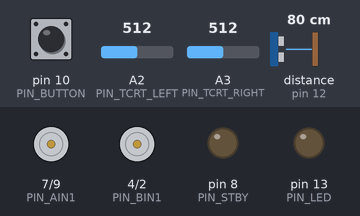
Recording of a program running on a simulated Arduino Nano, built with avr-gcc and run on an emulated ATmega328P. Shown: motor-driver pin pairs drawn as motors (green arrow = first pin HIGH = forward, orange = second pin HIGH = backward, longer = more drive, scaled by the enable pin, stopped while the standby pin is LOW), output pins drawn as LEDs (lit = HIGH). Wiring (inferred from the names in the program): ultrasonic range finder: trigger pin 11; echo pin 12. Dashed ring = blinking. The inputs (shaded band) are chosen by the test bench; at power-on: pin 10 (PIN_BUTTON) HIGH, A2 (PIN_TCRT_LEFT) = 512, A3 (PIN_TCRT_RIGHT) = 512, distance to the obstacle (sensor on pin 12) 80 cm. The echo pulse lasts 58.3 µs per cm; pins used as bus, display or sensor lines are not drawn.

Above: at 1.2 s.
1.3 s: pin 10 (PIN_BUTTON) pulled LOW for 0.15 s
At 1.55 s:
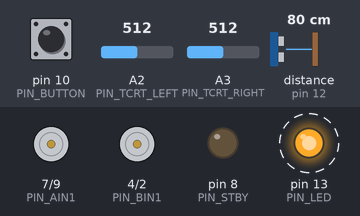
4.4 s: A2 (PIN_TCRT_LEFT) set to 408
At 7.1 s:
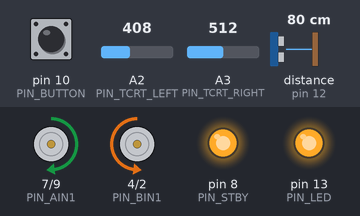
7.4 s: A2 (PIN_TCRT_LEFT) set to 384
At 7.58 s:
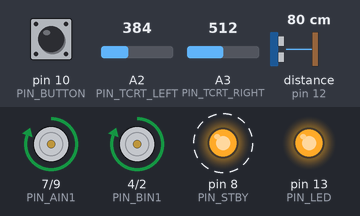
Timing chart, 0 to 16.4 s (numbered marks = the images above; inputs shaded):
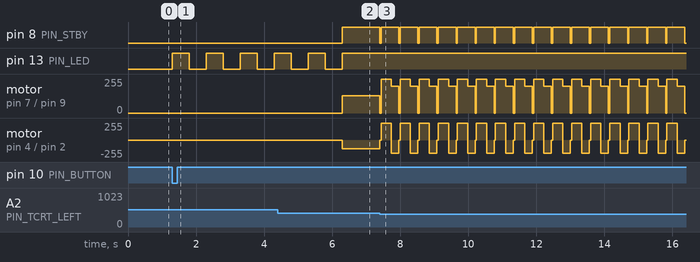

The program:

main.cpp
```cpp
#include <Arduino.h>
#include "pins.h"
#include "motors.h"
#include "line_sensors.h"
#include "ultrasonic.h"
#include "countdown.h"
#include "fsm.h"

void setup() {
    motorsInit();
    lineSensorsInit();
    ultrasonicInit();
    countdownInit();
    fsmInit();
}

void loop() {
    countdownUpdate();
    ultrasonicUpdate();
    fsmUpdate();
}
```

countdown.h
```cpp
#ifndef COUNTDOWN_H
#define COUNTDOWN_H

#include <stdint.h>
#include <stdbool.h>

#define COUNTDOWN_DURATION_MS 5000UL
#define COUNTDOWN_LED_BLINK_INTERVAL_MS 500UL

enum CountdownState {
    COUNTDOWN_IDLE,
    COUNTDOWN_RUNNING,
    COUNTDOWN_COMPLETE
};

/**
 * Configure button pin as INPUT_PULLUP and LED pin as OUTPUT.
 */
void countdownInit(void);

/**
 * Manually trigger the start of the 5000 ms countdown.
 */
void countdownStart(void);

/**
 * Non-blocking loop update: checks button trigger, tracks remaining time,
 * toggles LED at 1 Hz during countdown, and drives LED solid ON upon completion.
 */
void countdownUpdate(void);

/**
 * Returns true if countdown is actively running.
 */
bool countdownIsRunning(void);

/**
 * Returns true if countdown has completed and robot is in active combat.
 */
bool countdownIsComplete(void);

/**
 * Returns current countdown state enum.
 */
CountdownState countdownGetState(void);

/**
 * Returns remaining countdown time in milliseconds.
 */
unsigned long countdownGetRemainingMs(void);

#endif // COUNTDOWN_H
```

fsm.h
```cpp
#ifndef FSM_H
#define FSM_H

#include <stdint.h>
#include <stdbool.h>

#define PIVOT_SCAN_PWM 130
#define APPROACH_PWM 150
#define ATTACK_PWM 255
#define AVOID_REVERSE_PWM 255
#define AVOID_PIVOT_PWM 200

#define BORDER_COAST_DURATION_MS 40UL
#define BORDER_REVERSE_DURATION_MS 300UL
#define BORDER_PIVOT_DURATION_MS 220UL

#define OPPONENT_ATTACK_MAX_CM 30
#define OPPONENT_APPROACH_MAX_CM 65

enum MatchState {
    STATE_IDLE,
    STATE_COUNTDOWN,
    STATE_SEARCH,
    STATE_APPROACH,
    STATE_ATTACK,
    STATE_BORDER_AVOIDANCE,
    STATE_BORDER_AVOID = STATE_BORDER_AVOIDANCE
};

enum BorderAvoidancePhase {
    BORDER_AVOIDANCE_COAST,
    BORDER_AVOIDANCE_REVERSE,
    BORDER_AVOIDANCE_PIVOT
};

/**
 * Initialize match finite state machine to STATE_IDLE and motors to coast.
 */
void fsmInit(void);

/**
 * Cooperative FSM update step.
 * Reads countdown, line sensors, and ultrasonic rangefinder,
 * and updates state and motor speed outputs.
 */
void fsmUpdate(void);

/**
 * Returns current match state.
 */
MatchState fsmGetState(void);

/**
 * Returns current phase within STATE_BORDER_AVOIDANCE (if in STATE_BORDER_AVOIDANCE).
 */
BorderAvoidancePhase fsmGetBorderAvoidancePhase(void);

/**
 * Explicitly set match state (primarily for test harness setup or resets).
 */
void fsmSetState(MatchState state);

#endif // FSM_H
```

line_sensors.h
```cpp
#ifndef LINE_SENSORS_H
#define LINE_SENSORS_H

#include <stdint.h>
#include <stdbool.h>

#define BORDER_THRESHOLD 400
#define BORDER_EXIT_THRESHOLD 450

struct LineSensorsReading {
    bool leftBorder;
    bool rightBorder;
    int leftRaw;
    int rightRaw;
};

/**
 * Configure TCRT5000 line sensor analog pins as INPUT.
 */
void lineSensorsInit(void);

/**
 * Check if the left Line Sensor detects the white Border (< BORDER_THRESHOLD).
 */
bool lineSensorLeftIsBorder(void);

/**
 * Check if the right Line Sensor detects the white Border (< BORDER_THRESHOLD).
 */
bool lineSensorRightIsBorder(void);

/**
 * Read both Line Sensors, returning raw ADC values and border flags.
 */
LineSensorsReading lineSensorsRead(void);

#endif // LINE_SENSORS_H
```

motors.h
```cpp
#ifndef MOTORS_H
#define MOTORS_H

#include <stdint.h>

/**
 * Configure TB6612FNG motor control pins as OUTPUT and initialize in coast mode.
 */
void motorsInit(void);

/**
 * Set motor speeds for left and right channels (-255 to 255).
 * Positive speeds drive forward, negative speeds drive reverse.
 * Maps polarity according to physical wiring.
 * A speed of 0 puts the channel into high-impedance coasting.
 */
void motorsSetSpeed(int leftSpeed, int rightSpeed);

/**
 * Places the TB6612 driver in high-impedance mode (all motor outputs floating).
 * Used during zero-speed pauses and Border Avoidance initial coasting (ADR-0001).
 */
void motorsCoast(void);

/**
 * Actively brakes both motors by shorting motor terminals to ground.
 */
void motorsBrake(void);

#endif // MOTORS_H
```

ultrasonic.h
```cpp
#ifndef ULTRASONIC_H
#define ULTRASONIC_H

#include <stdint.h>
#include <stdbool.h>

#define ULTRASONIC_MAX_DISTANCE_CM 65
#define ULTRASONIC_PING_INTERVAL_MS 40
#define NO_OPPONENT -1

/**
 * Configure HC-SR04 pins and enable Pin Change Interrupts on PCINT4 (Pin 12).
 */
void ultrasonicInit(void);

/**
 * Send 10 us trigger pulse on PIN_TRIG to initiate ultrasonic ping.
 */
void ultrasonicTriggerPing(void);

/**
 * Interrupt Service Routine handler for PCINT0_vect on Pin 12 (PIN_ECHO).
 */
void ultrasonicEchoIsr(void);

/**
 * Non-blocking periodic scheduler and echo processor.
 * Should be called frequently in loop().
 */
void ultrasonicUpdate(void);

/**
 * Returns latest measured Opponent distance in centimeters (1..65),
 * or NO_OPPONENT (-1) if out of bounds or timed out.
 */
int ultrasonicGetDistance(void);

/**
 * Returns true if an Opponent is detected within 65 cm.
 */
bool ultrasonicHasOpponent(void);

#endif // ULTRASONIC_H
```

countdown.cpp
```cpp
#if defined(UNIT_TEST) || !defined(ARDUINO)
#include "mock_arduino.h"
#else
#include <Arduino.h>
#endif
#include "pins.h"
#include "countdown.h"

static CountdownState s_state = COUNTDOWN_IDLE;
static unsigned long s_startTimestamp = 0;

void countdownInit(void) {
    pinMode(PIN_BUTTON, INPUT_PULLUP);
    pinMode(PIN_LED, OUTPUT);
    digitalWrite(PIN_LED, LOW);
    s_state = COUNTDOWN_IDLE;
    s_startTimestamp = 0;
}

void countdownStart(void) {
    if (s_state == COUNTDOWN_IDLE) {
        s_startTimestamp = millis();
        s_state = COUNTDOWN_RUNNING;
        digitalWrite(PIN_LED, HIGH);
    }
}

void countdownUpdate(void) {
    if (s_state == COUNTDOWN_IDLE) {
        if (digitalRead(PIN_BUTTON) == LOW) {
            countdownStart();
        }
    } else if (s_state == COUNTDOWN_RUNNING) {
        unsigned long elapsed = millis() - s_startTimestamp;
        if (elapsed >= COUNTDOWN_DURATION_MS) {
            s_state = COUNTDOWN_COMPLETE;
            digitalWrite(PIN_LED, HIGH);
        } else {
            uint8_t ledVal = ((elapsed / COUNTDOWN_LED_BLINK_INTERVAL_MS) % 2 == 0) ? HIGH : LOW;
            digitalWrite(PIN_LED, ledVal);
        }
    } else if (s_state == COUNTDOWN_COMPLETE) {
        digitalWrite(PIN_LED, HIGH);
    }
}

bool countdownIsRunning(void) {
    return s_state == COUNTDOWN_RUNNING;
}

bool countdownIsComplete(void) {
    return s_state == COUNTDOWN_COMPLETE;
}

CountdownState countdownGetState(void) {
    return s_state;
}

unsigned long countdownGetRemainingMs(void) {
    if (s_state == COUNTDOWN_IDLE) {
        return COUNTDOWN_DURATION_MS;
    }
    if (s_state == COUNTDOWN_COMPLETE) {
        return 0;
    }
    unsigned long elapsed = millis() - s_startTimestamp;
    if (elapsed >= COUNTDOWN_DURATION_MS) {
        return 0;
    }
    return COUNTDOWN_DURATION_MS - elapsed;
}
```

fsm.cpp
```cpp
#include "fsm.h"
#include "motors.h"
#include "countdown.h"
#include "line_sensors.h"
#include "ultrasonic.h"

#ifdef ARDUINO
#include <Arduino.h>
#else
#include "mock_arduino.h"
#endif

static MatchState currentState = STATE_IDLE;
static BorderAvoidancePhase avoidPhase = BORDER_AVOIDANCE_COAST;
static unsigned long avoidPhaseStartTime = 0;
static LineSensorsReading latchedBorders = {false, false, 0, 0};

static void applyAvoidancePivot(void) {
    if (latchedBorders.leftBorder && latchedBorders.rightBorder) {
        // Both sensors triggered -> Spin 180 degrees (left forward, right reverse)
        motorsSetSpeed(AVOID_PIVOT_PWM, -AVOID_PIVOT_PWM);
    } else if (latchedBorders.leftBorder) {
        // Left sensor triggered -> Turn right away from border (left forward, right reverse)
        motorsSetSpeed(AVOID_PIVOT_PWM, -AVOID_PIVOT_PWM);
    } else {
        // Right sensor triggered -> Turn left away from border (left reverse, right forward)
        motorsSetSpeed(-AVOID_PIVOT_PWM, AVOID_PIVOT_PWM);
    }
}

static bool isOpponentLost(int dist) {
    return dist == NO_OPPONENT || dist > OPPONENT_APPROACH_MAX_CM;
}

static void transitionToSearch(void) {
    currentState = STATE_SEARCH;
    motorsSetSpeed(PIVOT_SCAN_PWM, -PIVOT_SCAN_PWM);
}

void fsmInit(void) {
    currentState = STATE_IDLE;
    avoidPhase = BORDER_AVOIDANCE_COAST;
    avoidPhaseStartTime = 0;
    latchedBorders.leftBorder = false;
    latchedBorders.rightBorder = false;
    motorsCoast();
}

MatchState fsmGetState(void) {
    return currentState;
}

BorderAvoidancePhase fsmGetBorderAvoidancePhase(void) {
    return avoidPhase;
}

void fsmSetState(MatchState state) {
    currentState = state;
}

static void triggerBorderAvoidance(LineSensorsReading lines) {
    currentState = STATE_BORDER_AVOIDANCE;
    avoidPhase = BORDER_AVOIDANCE_COAST;
    avoidPhaseStartTime = millis();
    latchedBorders = lines;
    motorsCoast();
}

void fsmUpdate(void) {
    LineSensorsReading lines = lineSensorsRead();

    // High-priority border avoidance preemption during active match states
    if (currentState == STATE_SEARCH || currentState == STATE_APPROACH || currentState == STATE_ATTACK) {
        if (lines.leftBorder || lines.rightBorder) {
            triggerBorderAvoidance(lines);
            return;
        }
    }

    switch (currentState) {
        case STATE_IDLE:
            motorsCoast();
            if (countdownIsRunning()) {
                currentState = STATE_COUNTDOWN;
            }
            break;

        case STATE_COUNTDOWN:
            motorsCoast();
            if (countdownIsComplete()) {
                currentState = STATE_SEARCH;
            }
            break;

        case STATE_SEARCH: {
            int dist = ultrasonicGetDistance();
            if (dist != NO_OPPONENT && dist <= OPPONENT_APPROACH_MAX_CM) {
                if (dist < OPPONENT_ATTACK_MAX_CM) {
                    currentState = STATE_ATTACK;
                    motorsSetSpeed(ATTACK_PWM, ATTACK_PWM);
                } else {
                    currentState = STATE_APPROACH;
                    motorsSetSpeed(APPROACH_PWM, APPROACH_PWM);
                }
            } else {
                motorsSetSpeed(PIVOT_SCAN_PWM, -PIVOT_SCAN_PWM);
            }
            break;
        }

        case STATE_APPROACH: {
            int dist = ultrasonicGetDistance();
            if (isOpponentLost(dist)) {
                transitionToSearch();
            } else if (dist < OPPONENT_ATTACK_MAX_CM) {
                currentState = STATE_ATTACK;
                motorsSetSpeed(ATTACK_PWM, ATTACK_PWM);
            } else {
                motorsSetSpeed(APPROACH_PWM, APPROACH_PWM);
            }
            break;
        }

        case STATE_ATTACK: {
            int dist = ultrasonicGetDistance();
            if (isOpponentLost(dist)) {
                transitionToSearch();
            } else {
                motorsSetSpeed(ATTACK_PWM, ATTACK_PWM);
            }
            break;
        }

        case STATE_BORDER_AVOIDANCE: {
            unsigned long elapsed = millis() - avoidPhaseStartTime;
            switch (avoidPhase) {
                case BORDER_AVOIDANCE_COAST:
                    motorsCoast();
                    if (elapsed >= BORDER_COAST_DURATION_MS) {
                        avoidPhase = BORDER_AVOIDANCE_REVERSE;
                        avoidPhaseStartTime = millis();
                        motorsSetSpeed(-AVOID_REVERSE_PWM, -AVOID_REVERSE_PWM);
                    }
                    break;

                case BORDER_AVOIDANCE_REVERSE:
                    motorsSetSpeed(-AVOID_REVERSE_PWM, -AVOID_REVERSE_PWM);
                    if (elapsed >= BORDER_REVERSE_DURATION_MS) {
                        avoidPhase = BORDER_AVOIDANCE_PIVOT;
                        avoidPhaseStartTime = millis();
                        applyAvoidancePivot();
                    }
                    break;

                case BORDER_AVOIDANCE_PIVOT:
                    applyAvoidancePivot();
                    if (elapsed >= BORDER_PIVOT_DURATION_MS) {
                        transitionToSearch();
                    }
                    break;
            }
            break;
        }
    }
}
```

line_sensors.cpp
```cpp
#if defined(UNIT_TEST) || !defined(ARDUINO)
#include "mock_arduino.h"
#else
#include <Arduino.h>
#endif
#include "pins.h"
#include "line_sensors.h"

static bool s_leftBorder = false;
static bool s_rightBorder = false;

static inline bool updateBorderState(int adcValue, bool currentState) {
    if (currentState) {
        if (adcValue >= BORDER_EXIT_THRESHOLD) {
            return false;
        }
        return true;
    } else {
        if (adcValue < BORDER_THRESHOLD) {
            return true;
        }
        return false;
    }
}

void lineSensorsInit(void) {
    pinMode(PIN_TCRT_LEFT, INPUT);
    pinMode(PIN_TCRT_RIGHT, INPUT);
    s_leftBorder = false;
    s_rightBorder = false;
}

bool lineSensorLeftIsBorder(void) {
    s_leftBorder = updateBorderState(analogRead(PIN_TCRT_LEFT), s_leftBorder);
    return s_leftBorder;
}

bool lineSensorRightIsBorder(void) {
    s_rightBorder = updateBorderState(analogRead(PIN_TCRT_RIGHT), s_rightBorder);
    return s_rightBorder;
}

LineSensorsReading lineSensorsRead(void) {
    LineSensorsReading reading;
    reading.leftRaw = analogRead(PIN_TCRT_LEFT);
    reading.rightRaw = analogRead(PIN_TCRT_RIGHT);
    s_leftBorder = updateBorderState(reading.leftRaw, s_leftBorder);
    s_rightBorder = updateBorderState(reading.rightRaw, s_rightBorder);
    reading.leftBorder = s_leftBorder;
    reading.rightBorder = s_rightBorder;
    return reading;
}
```

motors.cpp
```cpp
#if defined(UNIT_TEST) || !defined(ARDUINO)
#include "mock_arduino.h"
#else
#include <Arduino.h>
#endif
#include "pins.h"
#include "motors.h"

static void setChannelSpeed(uint8_t in1Pin, uint8_t in2Pin, uint8_t pwmPin, int speed) {
    if (speed == 0) {
        digitalWrite(in1Pin, LOW);
        digitalWrite(in2Pin, LOW);
        analogWrite(pwmPin, 0);
        return;
    }

    // In physical wiring, inverted polarity maps to forward motion
    int invertedSpeed = -speed;
    int pwmDuty = 0;

    if (invertedSpeed > 0) {
        digitalWrite(in1Pin, HIGH);
        digitalWrite(in2Pin, LOW);
        pwmDuty = invertedSpeed;
    } else {
        digitalWrite(in1Pin, LOW);
        digitalWrite(in2Pin, HIGH);
        pwmDuty = -invertedSpeed;
    }

    if (pwmDuty > 255) {
        pwmDuty = 255;
    }

    analogWrite(pwmPin, pwmDuty);
}

void motorsInit(void) {
    pinMode(PIN_STBY, OUTPUT);
    pinMode(PIN_AIN1, OUTPUT);
    pinMode(PIN_AIN2, OUTPUT);
    pinMode(PIN_PWMA, OUTPUT);
    pinMode(PIN_BIN1, OUTPUT);
    pinMode(PIN_BIN2, OUTPUT);
    pinMode(PIN_PWMB, OUTPUT);

    motorsCoast();
}

void motorsCoast(void) {
    digitalWrite(PIN_STBY, LOW);
    digitalWrite(PIN_AIN1, LOW);
    digitalWrite(PIN_AIN2, LOW);
    analogWrite(PIN_PWMA, 0);
    digitalWrite(PIN_BIN1, LOW);
    digitalWrite(PIN_BIN2, LOW);
    analogWrite(PIN_PWMB, 0);
}

void motorsBrake(void) {
    digitalWrite(PIN_STBY, HIGH);
    digitalWrite(PIN_AIN1, HIGH);
    digitalWrite(PIN_AIN2, HIGH);
    analogWrite(PIN_PWMA, 255);
    digitalWrite(PIN_BIN1, HIGH);
    digitalWrite(PIN_BIN2, HIGH);
    analogWrite(PIN_PWMB, 255);
}

void motorsSetSpeed(int leftSpeed, int rightSpeed) {
    if (leftSpeed == 0 && rightSpeed == 0) {
        motorsCoast();
        return;
    }

    digitalWrite(PIN_STBY, HIGH);

    // Channel A: Right Motor
    setChannelSpeed(PIN_AIN1, PIN_AIN2, PIN_PWMA, rightSpeed);

    // Channel B: Left Motor
    setChannelSpeed(PIN_BIN1, PIN_BIN2, PIN_PWMB, leftSpeed);
}
```

pins.h
```cpp
#ifndef PINS_H
#define PINS_H

// TB6612FNG Motor Driver
#define PIN_STBY 8
#define PIN_AIN1 7
#define PIN_AIN2 9
#define PIN_PWMA 5
#define PIN_BIN1 4
#define PIN_BIN2 2
#define PIN_PWMB 6

// HC-SR04 Ultrasonic Sensor
#define PIN_TRIG 11
#define PIN_ECHO 12

// TCRT5000 Line Sensors
#define PIN_TCRT_LEFT A2
#define PIN_TCRT_RIGHT A3

// User Interface
#define PIN_BUTTON 10
#define PIN_LED 13

#endif // PINS_H
```

Source omitted: ultrasonic.cpp (2867 bytes)

Measured:
- the behaviour switches between 400 and 399 on A2 (PIN_TCRT_LEFT) (found by bisection; images 2 and 3)
- after the input at 1.3 s, pin 13 (PIN_LED): alternates HIGH for 0.50 s and LOW for 0.50 s, starting at once
- after the input at 7.4 s, pin 8 (PIN_STBY): alternates HIGH for 0.52 s and LOW for 0.04 s, starting at once; motor on pin 7 (PIN_AIN1) / pin 9 (PIN_AIN2): forward 130/255 → stopped at once, then repeats every 0.56 s: forward 255/255 0.30 s, forward 200/255 0.22 s, stopped 0.04 s
